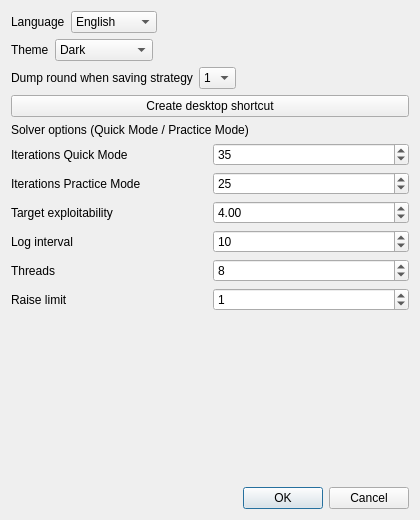
<?xml version="1.0" encoding="UTF-8"?>
<ui version="4.0">
 <class>SettingEditor</class>
 <widget class="QDialog" name="SettingEditor">
  <property name="geometry">
   <rect>
    <x>0</x>
    <y>0</y>
    <width>420</width>
    <height>520</height>
   </rect>
  </property>
  <property name="windowTitle">
   <string>Dialog</string>
  </property>
  <layout class="QVBoxLayout" name="verticalLayout_2">
   <item>
    <layout class="QVBoxLayout" name="verticalLayout">
     <item>
      <layout class="QHBoxLayout" name="horizontalLayout">
       <item>
        <widget class="QLabel" name="label">
         <property name="text">
          <string>Language</string>
         </property>
        </widget>
       </item>
       <item>
        <widget class="QComboBox" name="languageBox">
         <item>
          <property name="text">
           <string>English</string>
          </property>
         </item>
         <item>
          <property name="text">
           <string>Chinese</string>
          </property>
         </item>
         <item>
          <property name="text">
           <string>Español</string>
          </property>
         </item>
         <item>
          <property name="text">
           <string>Português</string>
          </property>
         </item>
        </widget>
       </item>
       <item>
        <spacer name="horizontalSpacer">
         <property name="orientation">
          <enum>Qt::Horizontal</enum>
         </property>
         <property name="sizeHint" stdset="0">
          <size>
           <width>40</width>
           <height>20</height>
          </size>
         </property>
        </spacer>
       </item>
      </layout>
     </item>
     <item>
      <layout class="QHBoxLayout" name="horizontalLayout_3">
       <item>
        <widget class="QLabel" name="label_3">
         <property name="text">
          <string>Theme</string>
         </property>
        </widget>
       </item>
       <item>
        <widget class="QComboBox" name="themeBox">
         <item>
          <property name="text">
           <string>Dark</string>
          </property>
         </item>
         <item>
          <property name="text">
           <string>Light</string>
          </property>
         </item>
         <item>
          <property name="text">
           <string>Poker Room</string>
          </property>
         </item>
         <item>
          <property name="text">
           <string>Violet</string>
          </property>
         </item>
         <item>
          <property name="text">
           <string>Fintech</string>
          </property>
         </item>
        </widget>
       </item>
       <item>
        <spacer name="horizontalSpacer_3">
         <property name="orientation">
          <enum>Qt::Horizontal</enum>
         </property>
         <property name="sizeHint" stdset="0">
          <size>
           <width>40</width>
           <height>20</height>
          </size>
         </property>
        </spacer>
       </item>
      </layout>
     </item>
     <item>
      <layout class="QHBoxLayout" name="horizontalLayout_2">
       <item>
        <widget class="QLabel" name="label_2">
         <property name="text">
          <string>Dump round when saving strategy</string>
         </property>
        </widget>
       </item>
       <item>
        <widget class="QComboBox" name="roundBox">
         <item>
          <property name="text">
           <string>1</string>
          </property>
         </item>
         <item>
          <property name="text">
           <string>2</string>
          </property>
         </item>
         <item>
          <property name="text">
           <string>3</string>
          </property>
         </item>
        </widget>
       </item>
       <item>
        <spacer name="horizontalSpacer_2">
         <property name="orientation">
          <enum>Qt::Horizontal</enum>
         </property>
         <property name="sizeHint" stdset="0">
          <size>
           <width>40</width>
           <height>20</height>
          </size>
         </property>
        </spacer>
       </item>
      </layout>
     </item>
     <item>
      <widget class="QPushButton" name="createShortcutButton">
       <property name="text">
        <string>Create desktop shortcut</string>
       </property>
      </widget>
     </item>
     <item>
      <widget class="QLabel" name="quickModeOptionsLabel">
       <property name="text">
        <string>Solver options (Quick Mode / Practice Mode)</string>
       </property>
      </widget>
     </item>
     <item>
      <layout class="QHBoxLayout" name="horizontalLayout_4">
       <item>
        <widget class="QLabel" name="label_4">
         <property name="text">
          <string>Iterations Quick Mode</string>
         </property>
        </widget>
       </item>
       <item>
        <widget class="QSpinBox" name="quickIterationsBox">
         <property name="minimum">
          <number>5</number>
         </property>
         <property name="maximum">
          <number>1000</number>
         </property>
         <property name="value">
          <number>35</number>
         </property>
        </widget>
       </item>
      </layout>
     </item>
     <item>
      <layout class="QHBoxLayout" name="horizontalLayout_5">
       <item>
        <widget class="QLabel" name="label_5">
         <property name="text">
          <string>Iterations Practice Mode</string>
         </property>
        </widget>
       </item>
       <item>
        <widget class="QSpinBox" name="quizIterationsBox">
         <property name="minimum">
          <number>5</number>
         </property>
         <property name="maximum">
          <number>1000</number>
         </property>
         <property name="value">
          <number>25</number>
         </property>
        </widget>
       </item>
      </layout>
     </item>
     <item>
      <layout class="QHBoxLayout" name="horizontalLayout_6">
       <item>
        <widget class="QLabel" name="label_6">
         <property name="text">
          <string>Target exploitability</string>
         </property>
        </widget>
       </item>
       <item>
        <widget class="QDoubleSpinBox" name="exploitabilityBox">
         <property name="minimum">
          <double>0.100000000000000</double>
         </property>
         <property name="maximum">
          <double>20.000000000000000</double>
         </property>
         <property name="singleStep">
          <double>0.500000000000000</double>
         </property>
         <property name="value">
          <double>4.000000000000000</double>
         </property>
        </widget>
       </item>
      </layout>
     </item>
     <item>
      <layout class="QHBoxLayout" name="horizontalLayout_7">
       <item>
        <widget class="QLabel" name="label_7">
         <property name="text">
          <string>Log interval</string>
         </property>
        </widget>
       </item>
       <item>
        <widget class="QSpinBox" name="logIntervalBox">
         <property name="minimum">
          <number>1</number>
         </property>
         <property name="maximum">
          <number>100</number>
         </property>
         <property name="value">
          <number>10</number>
         </property>
        </widget>
       </item>
      </layout>
     </item>
     <item>
      <layout class="QHBoxLayout" name="horizontalLayout_8">
       <item>
        <widget class="QLabel" name="label_8">
         <property name="text">
          <string>Threads</string>
         </property>
        </widget>
       </item>
       <item>
        <widget class="QSpinBox" name="threadsBox">
         <property name="minimum">
          <number>1</number>
         </property>
         <property name="maximum">
          <number>64</number>
         </property>
         <property name="value">
          <number>8</number>
         </property>
        </widget>
       </item>
      </layout>
     </item>
     <item>
      <layout class="QHBoxLayout" name="horizontalLayout_9">
       <item>
        <widget class="QLabel" name="label_9">
         <property name="text">
          <string>Raise limit</string>
         </property>
        </widget>
       </item>
       <item>
        <widget class="QSpinBox" name="raiseLimitBox">
         <property name="minimum">
          <number>0</number>
         </property>
         <property name="maximum">
          <number>4</number>
         </property>
         <property name="value">
          <number>1</number>
         </property>
        </widget>
       </item>
      </layout>
     </item>
     <item>
      <spacer name="verticalSpacer">
       <property name="orientation">
        <enum>Qt::Vertical</enum>
       </property>
       <property name="sizeHint" stdset="0">
        <size>
         <width>20</width>
         <height>40</height>
        </size>
       </property>
      </spacer>
     </item>
    </layout>
   </item>
   <item>
    <widget class="QDialogButtonBox" name="confirmBox">
     <property name="orientation">
      <enum>Qt::Horizontal</enum>
     </property>
     <property name="standardButtons">
      <set>QDialogButtonBox::Cancel|QDialogButtonBox::Ok</set>
     </property>
    </widget>
   </item>
  </layout>
 </widget>
 <resources/>
 <connections>
  <connection>
   <sender>confirmBox</sender>
   <signal>accepted()</signal>
   <receiver>SettingEditor</receiver>
   <slot>accept()</slot>
   <hints>
    <hint type="sourcelabel">
     <x>248</x>
     <y>254</y>
    </hint>
    <hint type="destinationlabel">
     <x>157</x>
     <y>274</y>
    </hint>
   </hints>
  </connection>
  <connection>
   <sender>confirmBox</sender>
   <signal>rejected()</signal>
   <receiver>SettingEditor</receiver>
   <slot>reject()</slot>
   <hints>
    <hint type="sourcelabel">
     <x>316</x>
     <y>260</y>
    </hint>
    <hint type="destinationlabel">
     <x>286</x>
     <y>274</y>
    </hint>
   </hints>
  </connection>
 </connections>
</ui>
